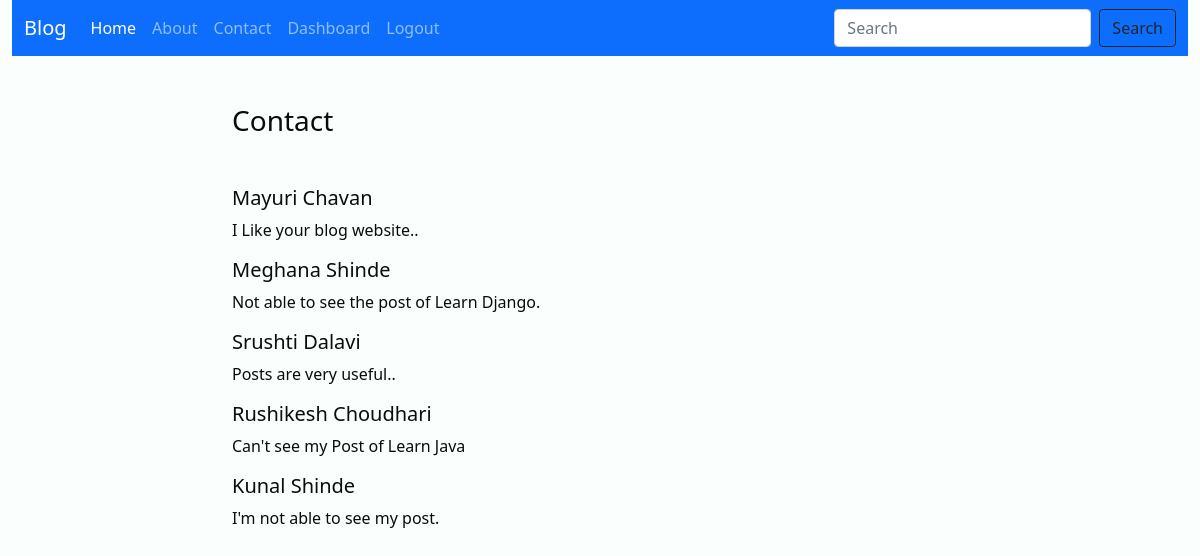
The page /contact/ (signed in) on the database its author committed.
### blog/models.py (models this page shows, shortened)
class Contact(models.Model):
     firstname = models.CharField(max_length=120)
     lastname = models.CharField(max_length=120)
     email = models.EmailField()
     phone_no = models.CharField(max_length=12)
     date = models.DateTimeField(auto_now_add = True)
     message = models.TextField(max_length=130)

### blog/views.py (the view)
# urls.py: path("contact/", views.contact, name='contact'),
def contact(request):
     if request.method=='POST':
       form = ContactForm(request.POST)
       if form.is_valid():
        firstname = form.cleaned_data['firstname']
        lastname = form.cleaned_data['lastname']
        email = form.cleaned_data['email']
        phone_no = form.cleaned_data['phone_no']
        message=form.cleaned_data['message']
        contact = Contact(firstname=firstname, lastname=lastname, email=email, phone_no=phone_no, message=message)
        contact= form.save()
        messages.success(request,"Thanks for contacting us!.")
     else:
        form=ContactForm()
        contacts = Contact.objects.all()
     return render(request,'blog/contact.html',{'form':form, 'contacts':contacts})

### blog/forms.py
class ContactForm(forms.ModelForm):
    class Meta:
     model = Contact
     fields = ('firstname','lastname','email','phone_no','message',)

### blog/templates/blog/contact.html (shortened to what this page needs)
{% extends 'blog/base.html' %}
{% load static %}
{% block content %}
<div class="col-sm-10">
    <h3  class="text-Black my-5" > Contact </h3>
        {% ifequal request.user.username "admin" %}
           {% for contact in contacts %}
        <p>
         <h5> {{contact.firstname}}
          {{contact.lastname}}</h5>
          {{contact.message}}
        </p>
      {% empty %}
          <p>No messages from user</p>
          {% endfor %}
        {% endifequal %}
</div>
{% endblock content %}

### blog/templates/blog/base.html (shortened to what this page needs)
<!DOCTYPE html>
{%load static%}
<html lang="en">
<head>
    <link rel="stylesheet" href="{% static 'blog/css/bootstrap.css'%}">
    <link rel="stylesheet" href="{% static 'blog/css/style.css'%}">
</head>
<body>
   <div class="container-fluid ">
       {% include 'blog/navbar.html'%}
   </div>
   <div class="container">
       <div class="row">
           {% block side %}
       <div class="col-sm-2 my-5 text-center" >
           </div>
           {% endblock side %}
           {% block content %}
           {% endblock content %}
       </div>
   </div>
</body>
</html>

### blog/templates/blog/navbar.html (shortened to what this page needs)
<nav class="navbar navbar-expand-lg  navbar-dark bg-primary">
    <div class="container-fluid">
        <a class="navbar-brand" href="#">Blog</a>
        <div class="collapse navbar-collapse" id="navbarTogglerDemo03">
          <ul class="navbar-nav me-auto mb-2 mb-lg-0">
            <li class="nav-item">
              <a class="nav-link active" aria-current="page" href="{% url 'home' %}">Home</a>
            </li>
            <li class="nav-item">
              <a class="nav-link" href="{%url 'about' %}">About</a>
            </li>
            <li class="nav-item">
                <a class="nav-link" href="{%url 'contact' %}">Contact</a>
              </li>
              {% if request.user.is_authenticated%}
              <li class="nav-item">
                <a class="nav-link" href="{%url 'dashboard' %}">Dashboard</a>
              </li>
              <li class="nav-item">
                <a class="nav-link" href="{%url 'logout' %}">Logout</a>
              </li>
              {% endif %}
          </ul>
            <form class="d-flex" action="search/" method="POST">
              <input class="form-control me-2 " type="search" search placeholder="Search"  name="query" aria-label="Search">
              <button class="btn btn-outline-dark" type="submit">Search</button>
          </form>
        </div>
      </div>
    </nav>

### blog/static/blog/css/style.css (style rules this page uses)
body { background-color: #fafffe; color: rgb(10, 12, 12); }

### rows shown on the page
Contact: firstname "Mayuri", lastname "Chavan", message "I Like your blog website.."
Contact: firstname "Meghana", lastname "Shinde", message "Not able to see the post of Learn Django."
Contact: firstname "Srushti", lastname "Dalavi", message "Posts are very useful.."
Contact: firstname "Rushikesh", lastname "Choudhari", message "Can't see my Post of Learn Java"
Contact: firstname "Kunal", lastname "Shinde", message "I'm not able to see my post."
